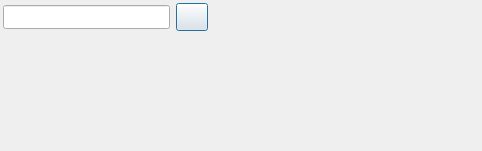
<?xml version="1.0" encoding="UTF-8"?>
<ui version="4.0">
 <class>NameDialog</class>
 <widget class="QDialog" name="NameDialog">
  <property name="geometry">
   <rect>
    <x>0</x>
    <y>0</y>
    <width>482</width>
    <height>151</height>
   </rect>
  </property>
  <property name="windowTitle">
   <string>Dialog</string>
  </property>
  <widget class="QLineEdit" name="edtName">
   <property name="geometry">
    <rect>
     <x>3</x>
     <y>5</y>
     <width>167</width>
     <height>24</height>
    </rect>
   </property>
   <property name="font">
    <font>
     <pointsize>11</pointsize>
    </font>
   </property>
  </widget>
  <widget class="QPushButton" name="btnOK">
   <property name="geometry">
    <rect>
     <x>176</x>
     <y>3</y>
     <width>32</width>
     <height>28</height>
    </rect>
   </property>
   <property name="font">
    <font>
     <pointsize>11</pointsize>
    </font>
   </property>
   <property name="text">
    <string/>
   </property>
   <property name="icon">
    <iconset>
     <normaloff>../../../sitesOrganizer/src/dialog/bin/images/ok.png</normaloff>
     <normalon>:/images/ok.png</normalon>../../../sitesOrganizer/src/dialog/bin/images/ok.png</iconset>
   </property>
   <property name="iconSize">
    <size>
     <width>20</width>
     <height>20</height>
    </size>
   </property>
  </widget>
 </widget>
 <resources/>
 <connections/>
</ui>
